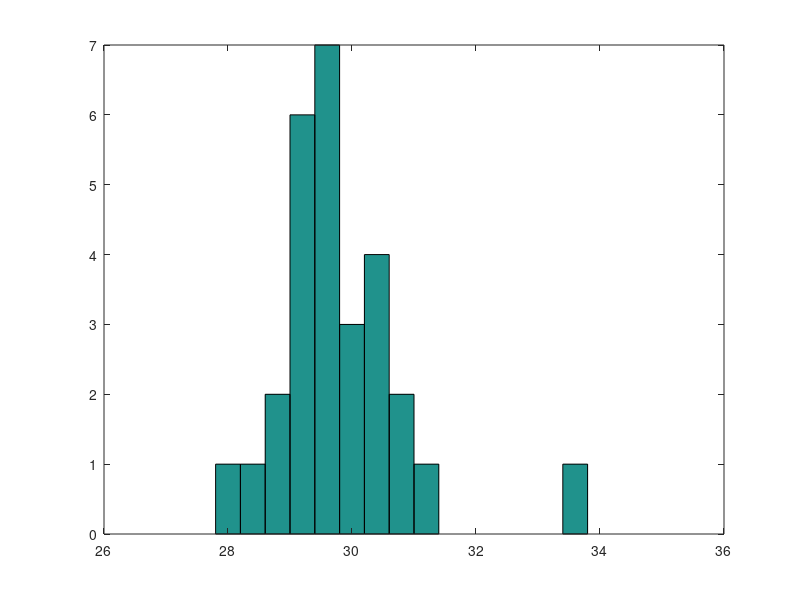

This chart was generated by the following MATLAB code:
%%Problem14_3

clc,clear all
% data
A=[29.65,28.55,28.65,30.15,29.35,29.75,29.25,30.65,28.15,...
    29.85,29.05,30.25,30.85,28.75,29.65,30.45,29.15,...
    30.45,33.65,29.35,29.75,31.25,29.45,30.15,29.65,30.55,...
    29.65,29.25];
sort(A)
 
%(a) mean
mean= mean(A)
 
%(b) median
median= median(A)
 
%(c) mode
mode= mode(A)
 
%(d) range
range= max(A)-min(A)
 
%(e) standard deviation
std= std(A)
 
%(f) variance
var= var(A)
 
%(g) coefficient of variation
c_v= (std/mean)*100
 
%(h) construct a histogram
x=28:0.4:34;
hist(A,x)
 
%(i)[y+start y_end] 사이에 수만 68%에 대해 유효.총 22개
y_start=mean-std;
y_end=mean+std;
[y_start y_end]
